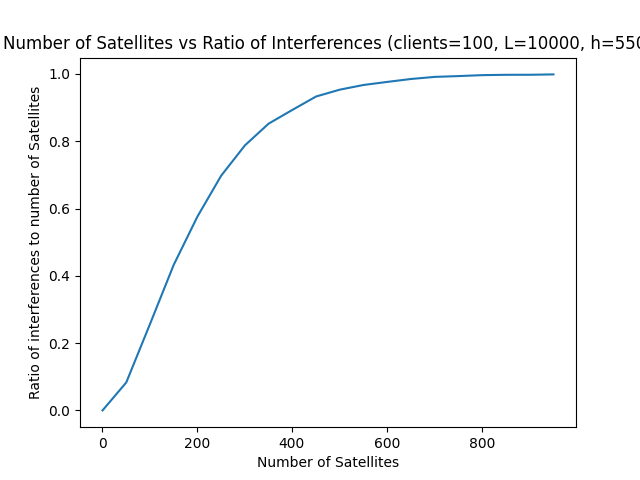

Python code for this plot:
# 9/14/22 - Simulation Created by Aadi Desai and Shaan Doshi on behalf of Dr. Randall Berry

import numpy as np
import matplotlib.pyplot as plt
import math

numSats = 1 # number of satellites in an array
numClients = 100 # number of clients in an array
length = 10000 # total length spacing for satellites and clients in kilometers
height = 550 # how high the satellites are above the ground in kilometers
coneAngle = 10 # angle of satellite signal spread
time = 400 # the number of times the simulation runs
interferences = 0 # the number of times a client is included into two spreads of a satellite
sats = np.array([])
clients = np.array([])
spread = height * math.tan(math.radians(coneAngle / 2)) # this calculates the spread of each satellite 

numSatsArr = []
ratioArr = []
for a in range(20):
    numSatsArr.append(numSats)

    for p in range(time):

        sats = np.sort(np.random.uniform(low=0, high=length, size=(numSats))) # this randomizes the numbers in satellite array
        clients = np.sort(np.random.uniform(low = 0, high = length, size=(numClients))) # this randomizes the numbers in client array

        connections = np.repeat(0, numClients) # the number of connections made between the satellites and the clients
        
        for sat in sats:
            start = 0
            for c in range(start, numClients):
                if (clients[c] > (sat + spread)):
                    break
                elif (clients[c] < (sat - spread)):
                    start = c
                else:
                    connections[c] += 1

        for connection in connections:
            if (connection > 1):
                interferences += 1

    ratio = interferences / (time * numClients)
            
    numSats += 50
    ratioArr.append(ratio)
    interferences = 0

print(ratio)

fig, axs = plt.subplots()
axs.set_xlabel("Number of Satellites")
axs.set_ylabel("Ratio of interferences to number of Satellites")
axs.set_title("Number of Satellites vs Ratio of Interferences (clients=100, L=10000, h=550)")
plt.plot(numSatsArr, ratioArr)
plt.show()
